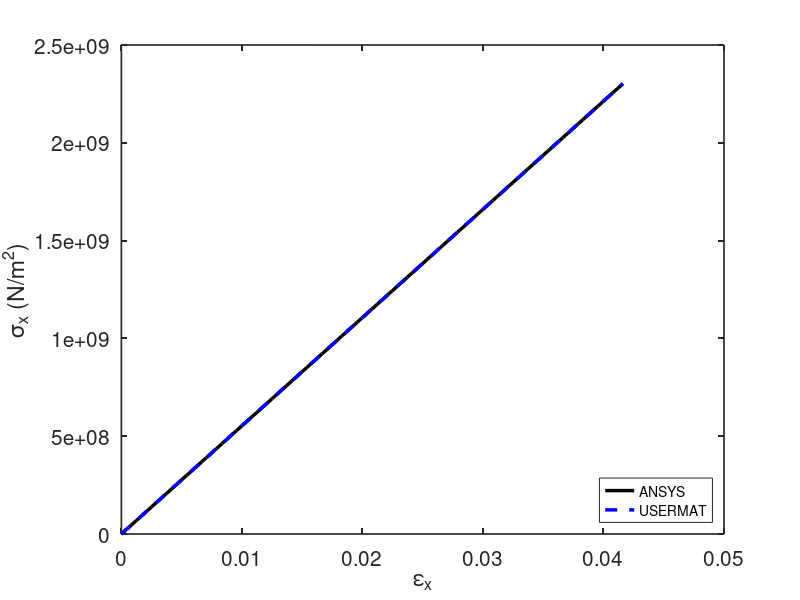

Write the MATLAB code that produced this figure.
A=load('Ansys_sx.txt');
Ansys_sx = A(:,2);
Time  = A(:,1);


B = load('Ansys_ex.txt');
Ansys_ex = B(:,2);


C = load('user_sx.txt');
user_sx = C(:,2);

D = load('user_ex.txt');
user_ex = D(:,2);


figure(1,'position',[50,50,1300,950])
plot(Ansys_ex,Ansys_sx,'k-',"linewidth", 2.5)
hold on
plot(user_ex ,user_sx ,'b--',"linewidth", 2.5)
set(gca, "linewidth",1.2, "fontsize", 15)
legend('ANSYS','USERMAT','Location','SouthEast','fontsize',10)
xlabel('\epsilon_{x}')
ylabel('\sigma_{x} (N/m^2)')
